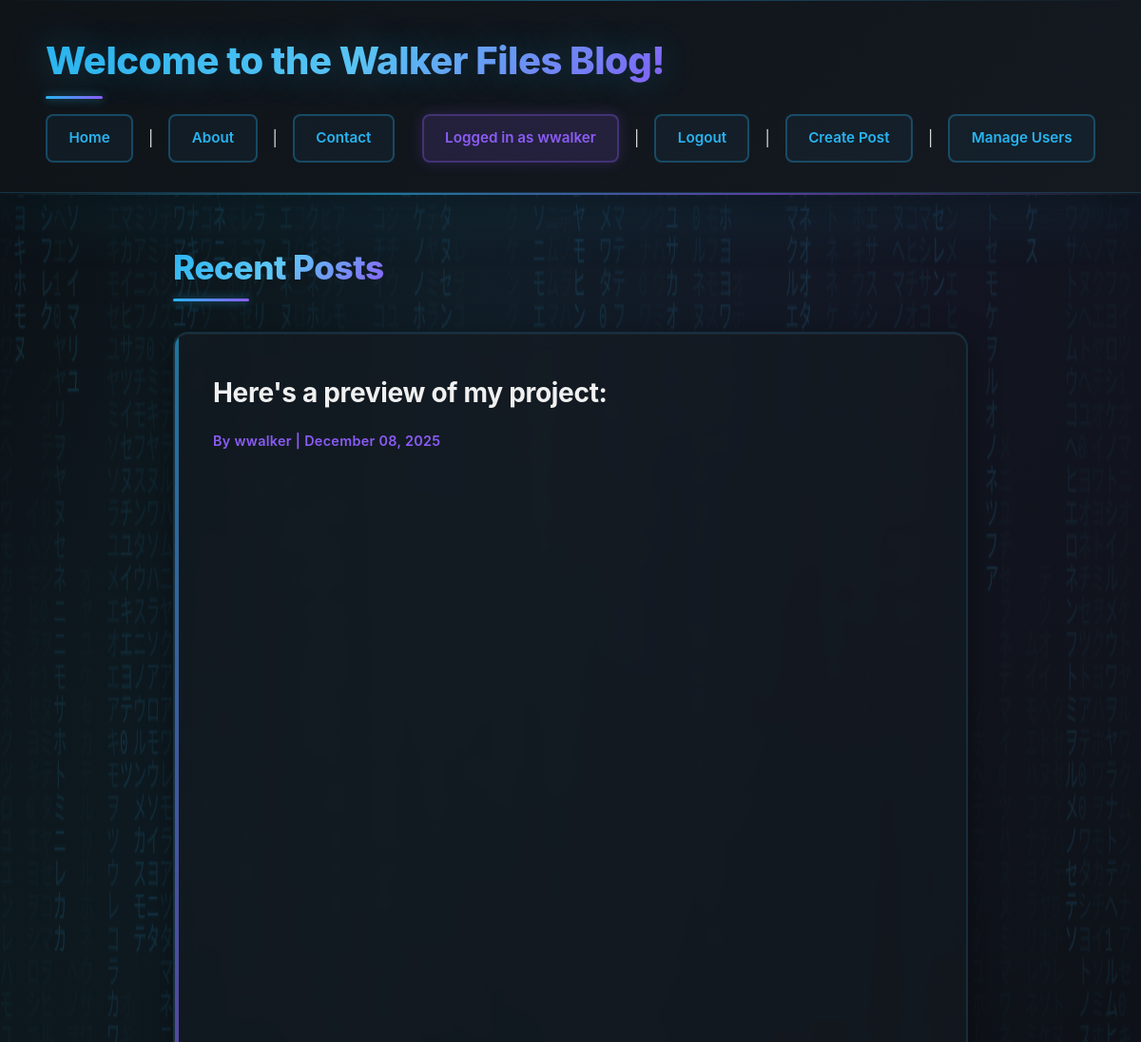
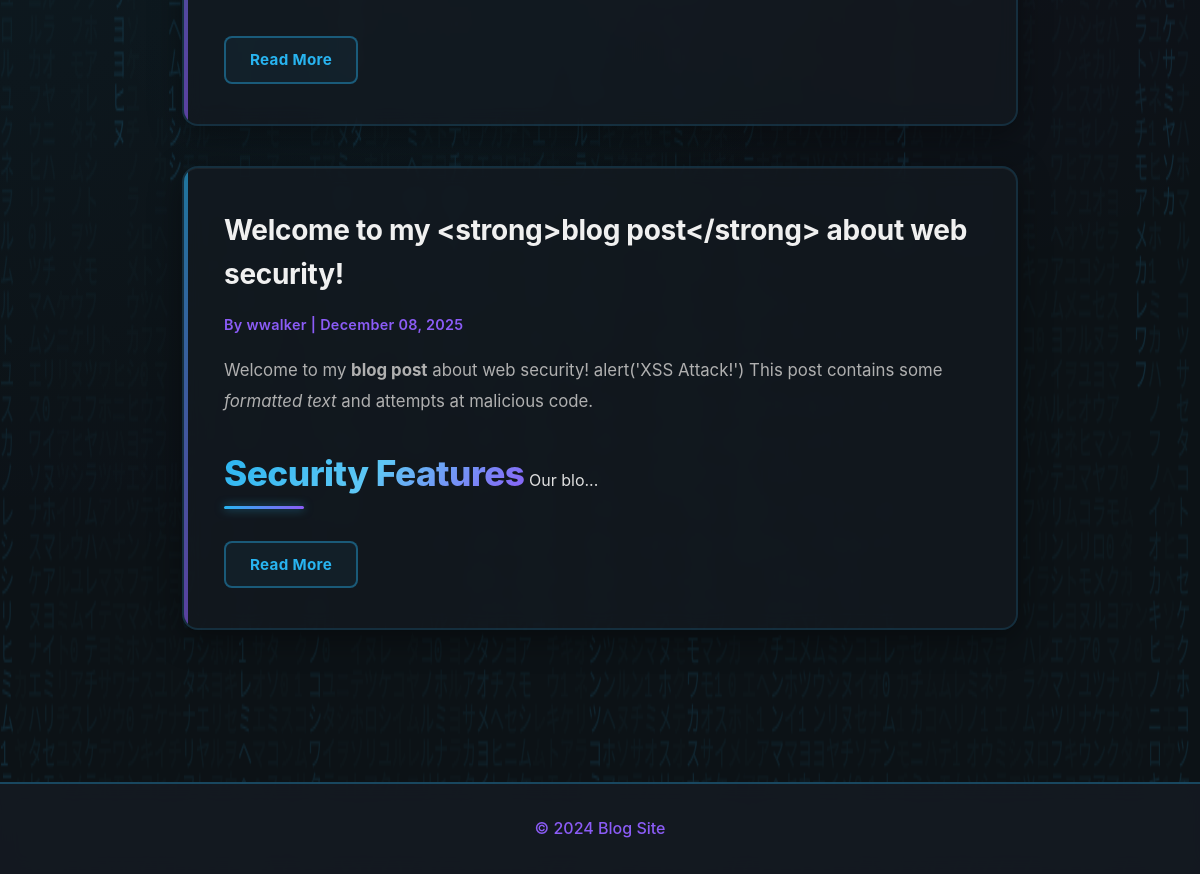
The page / (signed in) on the database its author committed (2 pictures, top to bottom).
### app.py (models this page shows, shortened)
class User(UserMixin, db.Model):
    __tablename__ = 'users'
    id = db.Column(db.Integer, primary_key=True)
    username = db.Column(db.String(30), unique=True, nullable=False)
    password_hash = db.Column(db.String(128), nullable=False)
    email = db.Column(db.String(120), unique=True, nullable=False)
    created_at = db.Column(db.DateTime, default=datetime.utcnow)
    is_admin = db.Column(db.Boolean, default=False, nullable=False)
    posts = db.relationship('Post', backref='author', lazy=True, cascade='all, delete-orphan')
    comments = db.relationship('Comment', backref='author', lazy=True, cascade='all, delete-orphan')

class Post(db.Model):
    __tablename__ = 'posts'
    id = db.Column(db.Integer, primary_key=True)
    title = db.Column(db.String(100), nullable=False)
    content = db.Column(db.Text, nullable=False)
    created_at = db.Column(db.DateTime, default=datetime.utcnow)
    user_id = db.Column(db.Integer, db.ForeignKey('users.id'), nullable=False)
    updated_at = db.Column(db.DateTime, default=datetime.utcnow, onupdate=datetime.utcnow)
    comments = db.relationship('Comment', backref='post', lazy=True, cascade='all, delete-orphan')

### app.py (the view)
@app.route('/')
def index():
    posts = Post.query.order_by(Post.created_at.desc()).all()
    return render_template('index.html', posts=posts)

### app.py (called while the page is built)
@login_manager.user_loader
def load_user(user_id):
    return User.query.get(int(user_id))

### templates/index.html (shortened to what this page needs)
{% extends "base.html" %}
{% block content %}
<div class="posts-container">
    <h2>Recent Posts</h2>
    {% if posts %}
        {% for post in posts %}
            <article class="post-preview">
                <h3><a href="{{ url_for('view_post', id=post.id) }}">{{ post.title }}</a></h3>
                <p class="post-meta">
                    By {{ post.author.username }} | {{ post.created_at.strftime('%B %d, %Y') }}
                </p>
                <p class="post-excerpt">{{ post.content[:200]|safe }}{% if post.content|length > 200 %}...{% endif %}</p>
                <a href="{{ url_for('view_post', id=post.id) }}" class="read-more">Read More</a>
            </article>
        {% endfor %}
    {% else %}
        <p>No posts available.</p>
    {% endif %}
</div>
{% endblock %}

### templates/base.html (shortened to what this page needs)
<!DOCTYPE html>
<html lang="en">
    <head>
        <link rel="stylesheet" href="{{ url_for('static', filename='css/style.css') }}">
    </head>
    <body>
        <header>
            <h1>Welcome to the Walker Files Blog!</h1>
            <nav>
                <a href="{{ url_for('index') }}">Home</a> |
                <a href="{{ url_for('about') }}">About</a> |
                <a href="{{ url_for('contact') }}">Contact</a>
                {% if current_user.is_authenticated %}
                    <span>Logged in as {{ current_user.username }}</span> |
                    <a href="{{ url_for('logout') }}">Logout</a> |
                {% else %}
                    <a href="{{ url_for('login') }}">Login</a>
                    <a href="{{ url_for('register') }}">Register</a>
                {% endif %}
                {% if current_user.is_authenticated and current_user.is_admin %}
                    <a href="{{ url_for('create_post') }}">Create Post</a> |
                    <a href="{{ url_for('admin_users') }}">Manage Users</a>
                {% endif %}
            </nav>
        </header>
        <main>
            {% block content %}  {% endblock %}
        </main>
        <footer>
            <p>&copy; 2024 Blog Site</p>
        </footer>
    </body>
</html>

### rows shown on the page
User: username "wwalker"
Post: title "Here's a preview of my project:", author.username "wwalker", created_at "December 08, 2025"
Post: title "Welcome to my <strong>blog post</strong> about web security!", author.username "wwalker", created_at "December 08, 2025", content "Welcome to my blog post about web security! alert('XSS Attack!') This post contains some formatted text and attempts at malicious code. Security Features Our blo"
